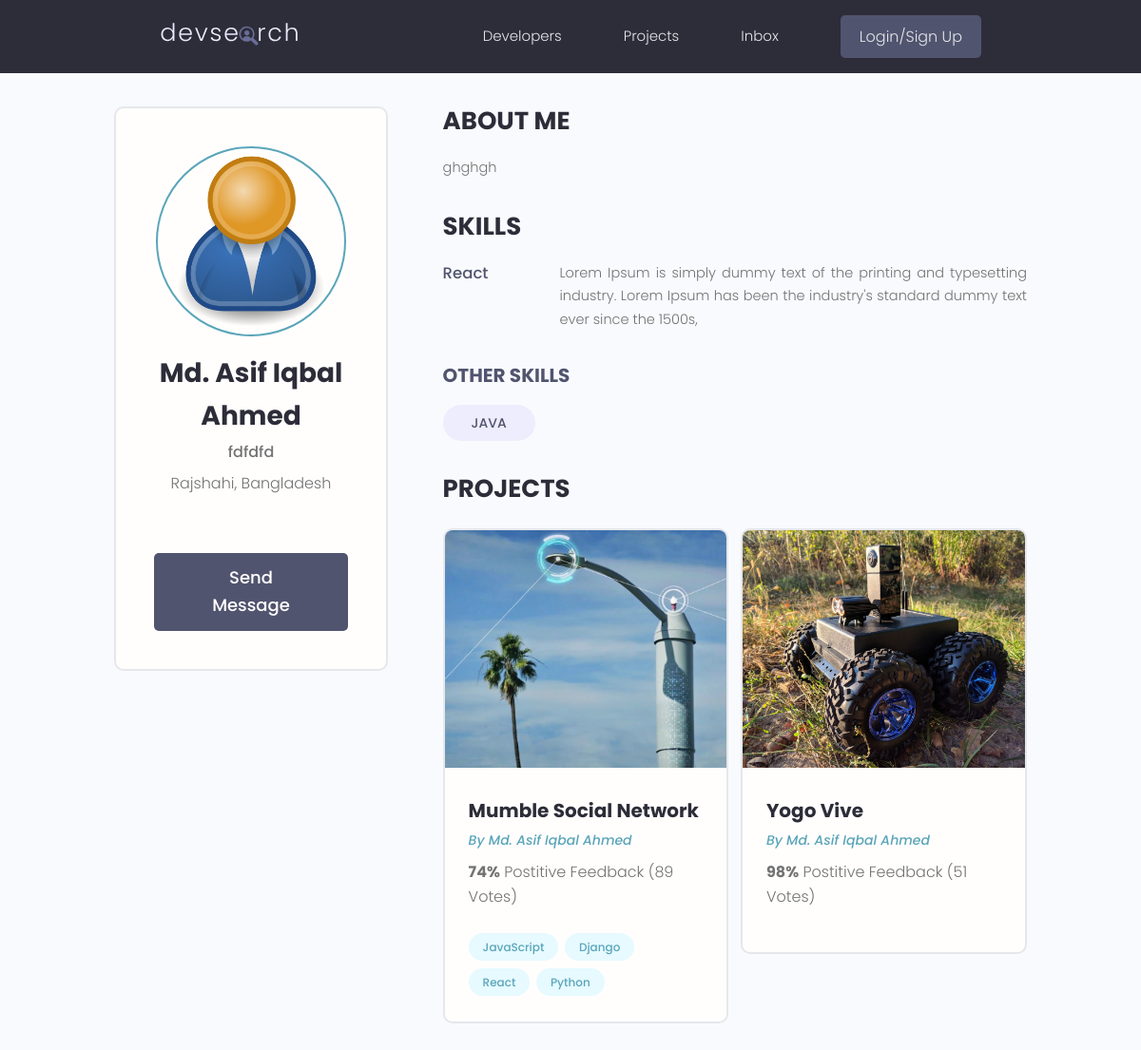
Page /profile/cdbc090e-ee99-4484-a045-b57b0b3b94a7/ on the committed database.
### users/models.py (models this page shows, shortened)
class Profile(models.Model):
    user = models.OneToOneField(User, on_delete=models.CASCADE, null=True, blank=True)
    name = models.CharField(max_length=200, blank=True, null=True)
    email = models.EmailField(max_length=500, blank=True, null=True)
    username = models.CharField(max_length=200, blank=True, null=True)
    location = models.CharField(max_length=200, blank=True, null=True)
    short_intro = models.CharField(max_length=200, blank=True, null=True)
    bio = models.TextField(blank=True, null=True)
    profile_image = models.ImageField(null=True, blank=True, upload_to='profiles/', default="profiles/user-default.png")
    social_github = models.CharField(max_length=200, blank=True, null=True)
    social_twitter = models.CharField(max_length=200, blank=True, null=True)
    social_linkedin = models.CharField(max_length=200, blank=True, null=True)
    social_youtube = models.CharField(max_length=200, blank=True, null=True)
    social_website = models.CharField(max_length=200, blank=True, null=True)
    created = models.DateTimeField(auto_now_add=True)
    id = models.UUIDField(default=uuid.uuid4, unique=True, primary_key=True, editable=False)

class Skill(models.Model):
    owner = models.ForeignKey(Profile, on_delete=models.CASCADE, null=True, blank=True)
    name = models.CharField(max_length=200, blank=True, null=True)
    description = models.TextField(null=True, blank=True)
    created = models.DateTimeField(auto_now_add=True)
    id = models.UUIDField(default=uuid.uuid4, unique=True, primary_key=True, editable=False)
    def __str__(self):
        return str(self.name)

### projects/models.py (models this page shows, shortened)
class Project(models.Model):
    owner = models.ForeignKey(Profile, null=True, blank=True, on_delete=models.SET_NULL)
    title = models.CharField(max_length=200)
    description = models.TextField(null=True, blank=True)
    featured_image = models.ImageField(null=True, blank=True, default="default.jpg")
    demo_link = models.CharField(max_length=2000, null=True, blank=True)
    source_link = models.CharField(max_length=2000, null=True, blank=True)
    tags = models.ManyToManyField('Tag', blank=True)
    vote_total = models.IntegerField(default=0, null=True, blank=True)
    vote_ratio = models.IntegerField(default=0, null=True, blank=True)
    created = models.DateTimeField(auto_now_add=True)
    id = models.UUIDField(default=uuid.uuid4, unique=True, primary_key=True, editable=False)

class Tag(models.Model):
    name = models.CharField(max_length=200)
    created = models.DateTimeField(auto_now_add=True)
    id = models.UUIDField(default=uuid.uuid4, unique=True, primary_key=True, editable=False)
    def __str__(self):
        return self.name

### users/views.py (the view)
# urls.py: path('profile/<str:pk>/', views.userProfile, name="user-profile"),
def userProfile(request, pk):
    profile = Profile.objects.get(id=pk)
    topSkills = profile.skill_set.exclude(description__exact="")
    otherSkills = profile.skill_set.filter(description="")
    context = {'profile': profile, 'topSkills': topSkills, 'otherSkills': otherSkills}
    return render(request, 'users/user-profile.html', context)

### users/templates/users/user-profile.html (shortened to what this page needs)
{% extends 'main.html' %}
{% block content %}
  <main class="profile my-md">
    <div class="container">
      <div class="layout">
        <div class="column column--1of3">
          <div class="card text-center">
            <div class="card__body dev">
              <img class="avatar avatar--xl" src="{{ profile.profile_image.url }}" />
              <h2 class="dev__name">{{profile.name}}</h2>
              <p class="dev__title">{{profile.short_intro}}</p>
              <p class="dev__location">{{profile.location}}</p>
              <a href="#" class="btn btn--sub btn--lg">Send Message </a>
            </div>
          </div>
        </div>
        <div class="column column--2of3">
          <div class="devInfo">
            <h3 class="devInfo__title">About Me</h3>
            <p class="devInfo__about">{{profile.bio}}</p>
          </div>
          <div class="devInfo">
            <h3 class="devInfo__title">Skills</h3>
            <div class="devInfo__skills">
              {% for skill in topSkills %}
              <div class="devSkill">
                <h4 class="devSkill__title">{{skill.name}}</h4>
                <p class="devSkill__info">{{skill.description}}</p>
              </div>
              {% endfor %}
              <h3 class="devInfo__subtitle">Other Skills</h3>
              <div class="devInfo__otherSkills">
                {% for skill in otherSkills %}
                <span class="tag tag--pill tag--sub tag--lg">
                  <small>{{skill}}</small>
                </span>
                {% endfor %}
              </div>
            </div>
          </div>
          <div class="devInfo">
            <h3 class="devInfo__title">Projects</h3>
            <div class="grid grid--two">
              {% for project in profile.project_set.all %}
              <div class="column">
                <div class="card project">
                  <a href="{% url 'project' project.id %}" class="project">
                    <img class="project__thumbnail" src="{{project.featured_image.url}}" alt="project thumbnail" />
                    <div class="card__body">
                      <h3 class="project__title">{{project.title}}</h3>
                      <p><a class="project__author" href="{% url 'user-profile' project.owner.id %}">By {{project.owner.name}}</a></p>
                      <p class="project--rating">
                        <span style="font-weight: bold;">{{project.vote_ratio}}%</span> Postitive
                        Feedback ({{project.vote_total}} Vote{{project.vote_total|pluralize:"s"}})
                      </p>
                      <div class="project__tags">
                        {% for tag in project.tags.all %}
                        <span class="tag tag--pill tag--main">
                          <small>{{tag}}</small>
                        </span>
                        {% endfor %}
                      </div>
                    </div>
                  </a>
                </div>
              </div>
              {% endfor %}
            </div>
          </div>
        </div>
      </div>
    </div>
  </main>
{% endblock content %}}

### static/styles/app.css (style rules this page uses)
:root { --color-sub: #2d2d39; }
.btn--sub { background-color: var(--color-sub-light); }
.card { border: 2px solid var(--color-light); }
img { width: 100%; }
.profile .card > .dev { padding: 4rem; }
.dev__name { color: var(--color-sub); font-size: 2.8rem; font-weight: 700; margin-top: 1rem; margin-bottom: 0.5rem; }
.dev__title { font-size: 1.6rem; font-weight: 500; line-height: 1.3; }
.dev__location { margin-top: 1rem; }
.devInfo { margin-bottom: 3rem; }
.devInfo__title, .devInfo__subtitle { font-size: 2.6rem; color: var(--color-sub); text-transform: uppercase; font-weight: 700; margin-bottom: 1.5rem; }
.devInfo__subtitle { font-size: 2rem; color: var(--color-sub-light); }
.devInfo__about, .devSkill__info { font-size: 1.45rem; line-height: 1.7; text-align: justify; }
.devSkill { margin-bottom: 3rem; }
.devSkill__title { font-size: 1.65rem; font-weight: 500; color: var(--color-sub-light); }
@media screen and (min-width: 700px) { .devSkill { display: flex; justify-content: space-between; gap: 3rem; } }
@media screen and (min-width: 700px) { .devSkill__info { flex-basis: 80%; } }
.project__author { font-size: 1.4rem; font-style: italic; }
.project--rating { margin-bottom: 1.6em; margin-top: .5em; }
.project__thumbnail { height: 25rem; object-fit: cover; object-position: top center; }
.project__title { font-size: 2rem; font-weight: 700; color: var(--color-sub); }

### static/uikit/styles/modules/_variables.css (style rules this page uses)
:root { --color-main: #5aa5b9; --color-main-light: #e6faff; --color-sub: #3f4156; --color-sub-light: #51546e; --color-sub-lighter: #ededfd; --color-text: #737373; --color-gray: #8b8b8b; --color-light: #e5e7eb; --color-light-gray: #767676; --color-bg: #f8fafd; --color-white: #fffefd; --color-white-light: #f3f3f3; --color-success: #359e64; --color-success-bg: #def8e8; --color-error: #fc4b0b; --color-error-bg: #fff2ee; --font-base: 'Poppins', arial, helvetica, 'Segoe UI', roboto, ubuntu, sans-serif; --font-monospace: 'Fira Code', 'Courier New', courier, monospace; --font-regular: 300; --font-medium: 500; --font-bold: 700; --generic-shadow: 1px 1px 5px #00000010; --generic-transition: all 0.3s ease-in-out; }

### static/uikit/styles/modules/_base.css (style rules this page uses)
* { margin: 0; padding: 0; box-sizing: border-box; text-rendering: optimizeLegibility; color: inherit; font-size: inherit; }
html { font-size: 50%; }
@media only screen and (min-width: 480px) { html { font-size: 56.25%; } }
@media only screen and (min-width: 1200px) { html { font-size: 62.5%; } }
body { line-height: 1.6; font-weight: 400; font-size: 1.5rem; color: var(--color-text); background-color: var(--color-bg); min-height: 100vh; }

### static/uikit/styles/modules/_typography.css (style rules this page uses)
* { font-family: var(--font-base); }
h2 { font-size: 3.6rem; font-weight: var(--font-bold); }
h3 { font-size: 3.2rem; font-weight: var(--font-medium); }
h4 { font-size: 2.8rem; font-weight: var(--font-medium); }
p, span, strong { font-size: 1.6rem; color: var(--color-text); font-weight: var(--font-regular); }
a { padding-bottom: 2px; text-decoration: none; display: inline-block; color: var(--color-main); font-weight: var(--font-medium); }

### static/uikit/styles/modules/_utilities.css (style rules this page uses)
.container { width: 92%; max-width: 165rem; margin: 0 auto; box-sizing: border-box; }
@media screen and (min-width: 1000px) { .container { width: 90%; } }
@media screen and (min-width: 1200px) { .container { width: 80%; } }
.text-center { text-align: center; }
.my-md { margin: 3rem auto; }

### static/uikit/styles/modules/_avatar.css (style rules this page uses)
.avatar { border-radius: 50%; border: 2px solid var(--color-main); object-fit: cover; }
.avatar--xl { height: 20rem; width: 20rem; }

### static/uikit/styles/modules/_button.css (style rules this page uses)
.btn { display: inline-block; position: relative; cursor: pointer; background-color: var(--color-light); font-weight: var(--font-medium); color: var(--color-sub); text-decoration: none; padding: 1rem 2rem; border-radius: 0.5rem; border: none; width: -webkit-fit-content; width: -moz-fit-content; width: fit-content; height: -webkit-fit-content; height: -moz-fit-content; height: fit-content; font-size: 1.6rem; outline-width: 0; outline-color: transparent; -webkit-backface-visibility: hidden; backface-visibility: hidden; transition: all 0.3s ease-in-out; }
.btn--sub { background-color: var(--color-sub); color: var(--color-white); }
.btn--lg { font-size: 1.8rem; padding: 1.2rem 4.5rem; }

### static/uikit/styles/modules/_card.css (style rules this page uses)
.card { border-radius: 1rem; background-color: var(--color-white); border: 1.5px solid var(--color-light); width: auto; height: auto; margin-top: 0.5rem; margin-bottom: 0.5rem; overflow: hidden; }
.card__body, .card__header { padding: 2rem 2.5rem; }

### rows in the picture
Profile: profile_image (placeholder picture), name "Md. Asif Iqbal Ahmed", short_intro "fdfdfd", location "Rajshahi, Bangladesh", bio "ghghgh"
Skill: name "React", description "Lorem Ipsum is simply dummy text of the printing and typesetting industry. Lorem Ipsum has been the industry's standard dummy text ever since the 1500s,"
Skill: name "JAVA"
Project: featured_image (picture), title "Mumble Social Network", owner.name "Md. Asif Iqbal Ahmed", vote_ratio "74", vote_total "89"
Tag: name "JavaScript"
Tag: name "Django"
Tag: name "React"
Tag: name "Python"
Project: featured_image (picture), title "Yogo Vive", owner.name "Md. Asif Iqbal Ahmed", vote_ratio "98", vote_total "51"
